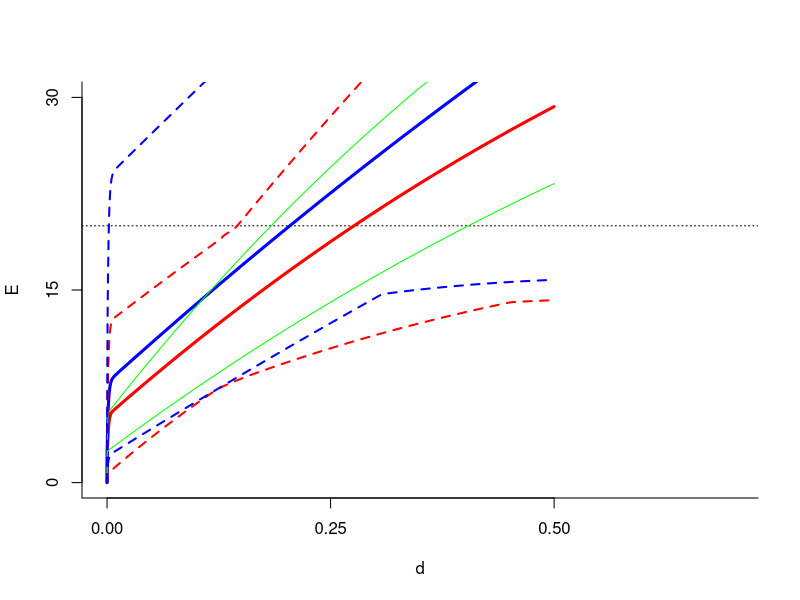

The R source for this figure: (Note: this script raises an error after producing the figure.)
##This is free, open-source software under GNU GPLv3. It comes with no warranty. Concerns radiogenic mouse HG gland tumorigenesis. Uses individual 
##dose-response relations (IDER) & parameters in Chang et  al. "Harderian Gland Tumorigenesis: Low-Dose and LET Response" Radiat Res 185 2016  
##User adjustable parameters are those starting near line 147 and also limits on x and y axes for some of the graphs
##Gives main calculations for Siranart, Blakely, Cheng, Handa, Sachs, manuscript submitted to Rad. Res.
#Written by Nopphon Siranart; tested and modified by Cheng, Handa,  and Sachs
library(ggplot2); library(deSolve)
rm(list=ls()) 
###FIXED PARAMETERS###  For individual ion dose-response relations
#next lines have Cucinotta et al. (2013) table 5.4 IDER parameters for ions. TE=targeted effects, NTE = non-TE formerly known as bystander. 
# parameter = list(TE = list(alph0=7.53, alph1=1.261, alph2=0.0037, beta = 0, beta_p = 6.3, lamd0=.25, lamd1=.0051, lamd2=.0034,
#                       e_alph0=3.96, e_alph1=0.213, e_alph2=0.00058, e_beta = 0, e_beta_p = 3.41, e_lamd0=.065, e_lamd1=.0029, e_lamd2=.0027), 
#                  NTE=list(alph0=10.02,alph1=0.679,alph2=0.0033,beta=0,beta_p=5.08,lamd0=.231,lamd1=.0033,lamd2=.005,k1=0.12,k2=0.0053,
#                       e_alph0=2.07,e_alph1=0.187,e_alph2=0.0006,e_beta=0,e_beta_p=3,e_lamd0=.016,e_lamd1=.0042,e_lamd2=.0064,e_k1=0.06,e_k2=0.002))

#next lines: values in Chang et al. 2016. These override the parameters above. 
parameter = list(TE = list(alph0=7.65, alph1=1.25, alph2=0.0038, beta = 0, beta_p = 6.02, lamd0=.243, lamd1=.006, lamd2=.0043,
                           e_alph0=3.94, e_alph1=0.14, e_alph2=0.0004, e_beta = 0, e_beta_p =3.51, e_lamd0=.07, e_lamd1=.0036, e_lamd2=.0027),
                 NTE=list(alph0=10.05,alph1=0.90,alph2=0.0039,beta=0,beta_p=4.61,lamd0=.219,lamd1=.0047,lamd2=.0051,k1=0.048,k2=0.0028,#for NTE1
                          e_alph0=3.56,e_alph1=0.21,e_alph2=0.0009,e_beta=0,e_beta_p=3.33,e_lamd0=.078,e_lamd1=.0059,e_lamd2=.0059,e_k1=0.023,e_k2=0.0019))

alph=function(L, param) {with(param,alph0+alph1*L*exp(-alph2*L))} #slope near zero of the IDER; depends on linear energy transfer LET_inf=L (keV/micron)
lamd=function(L, param) {with(param,lamd0+lamd1*L*exp(-lamd2*L))}
#lamd is controversially interpreted as giving a cell killing modulation of LQ IDER. It leads to IDER which have maxima at doses > 1 Gy.
kappa=function(L,param){with(param, (k1*L)*exp(-k2*L))}#kappa interpreted as NTE, important near d=0; approximated as initial value.

###R FUNCTIONS### Used later (near line 180) after "USER_DEFINED PARAMETERS" have been set 
#Next R function can calculate an IDER "targeted part" TE (Cucinotta et al. 2013); uses proton=0 for ion charge Z>2; proton=1 for H, He ions
T_single = function(dose, L, Eff, proton, param = parameter[[Eff]]){ #if Eff=1=TE=targeted effect model; Eff=2=NTE=non-targeted effect.
  beta = param$beta #initialize to be beta=0 with Z>2, i.e near d=0 TE effect is linear no threshhold (LNT) for Z>2.
  if(proton == 1){ beta= param$beta_p} #ions with Z<3 are approximated as LQ (linear quadratic) near d=0.
  P_E = (alph(L,param)*dose + beta*(dose^2))*exp(-lamd(L,param)*dose) #LQ or LNT modulated by exponentially decreasing factor.
  return(P_E)
}

E_single = function(dose, L, Eff, proton, param = parameter[[Eff]]){#if Eff=1, E_single=T; #if Eff=2, E_single=T+NT, where NT=kappa*exp(-lamd*dose).  
  P_E = T_single(dose,L,Eff,proton, param)
  if (Eff==2){#phi is adjustable parameter for mGy range NTE1; adjust near line 170
    P_E = P_E +(1-exp(-150*phi*dose/L))*kappa(L,param)*exp(-lamd(L,param)*dose)#NOTE 2#P_E here is sum of targeted and non-targeted effects
  }
  return(P_E)
}## 

#Each E_single has a maximum, often around dose=1 or 2 Gy. Next is a function that can find the maxima and the doses where they occur.
bound_Ed = function(L,Eff,proton, param){##
  E = c(); D = c(); ##
  for(ll in 1:length(L)){#when this function is used, L can be a vector of the LETs of the individual components of a mixed-ion beam
    p = proton[ll]; l = L[ll]; 
    b = param[[ll]]$beta; a = alph(l,param[[ll]]); ld = lamd(l,param[[ll]])
    if(p == 1){ b= param[[ll]]$beta_p}
    f = function(x) E_single(x,l,Eff,p,param[[ll]])
    d = optimize(f, c(0, 10), maximum= TRUE,tol=1e-10)[[1]]
    D = c(D,d)
    E = c(E,solve_d(d,l,Eff,p,0, param[[ll]]))
  }
  upper_E = min(E)#smallest of the maxima in a mixed beam
  return(list(upper_E,D))
}

#R function whose zero uniroot can use to get dose from L,Eff,proton, and E_single by treating, as in RBE calculations, 
#E=E_single as independent and d as dependent variable instead of vice versa .
solve_d=function(dose,L,Eff,proton,E, param = parameter[[Eff]]) {
  eq = E_single(dose,L,Eff,proton,param)-E
  return(eq)
}

gamma_param = function(Eff){  #When calculating 95% CI for mixture, IDER parameters are taken to have gamma distributions (thus staying>0)
  param = parameter[[Eff]]    #The gamma distributions have mean M, variance V, shape M^2/V, rate (i.e. 1/scale)=M/V 
  param_error=with(param,list(alph0=rgamma(1,(alph0/e_alph0)^2,alph0/(e_alph0)^2),alph1=rgamma(1,(alph1/e_alph1)^2,alph1/(e_alph1)^2),
   alph2=rgamma(1,(alph2/e_alph2)^2,alph2/(e_alph2)^2),beta=0,beta_p=rgamma(1,(beta_p/e_beta_p)^2,beta_p/(e_beta_p)^2),
   lamd0=rgamma(1,(lamd0/e_lamd0)^2,lamd0/(e_lamd0)^2),lamd1=rgamma(1,(lamd1/e_lamd1)^2,lamd1/(e_lamd1)^2),
   lamd2=rgamma(1,(lamd2/e_lamd2)^2,lamd2/(e_lamd2)^2)))
  if(Eff ==2){
    param_error1 = with(param,list(k1 = rgamma(1,(k1/e_k1)^2,k1/(e_k1)^2), k2 = rgamma(1,(k2/e_k2)^2,k2/(e_k2)^2)))
    param_error = c(param_error,param_error1)
  }
  return(param_error)
}

#R function that can generate N sets of parameters for Monte Carlo estimates of 95% Confidence Intervals (CI)
gen_param = function(Eff,N, random){
  param = list()
  p = gamma_param(Eff)
  for(ii in 1:N){
    param[[ii]] = p #random parameters
    if (random ==0) param[[ii]] = parameter[[Eff]]
  }
  return(param)
}

#R function for d = D_j(E), where D_j will be the compositional inverse function to the IDER for the jth ion in a mixture (corresponding to jth component of L). 
dose_E=function(E, L, Eff,proton, param){#sometimes used with E a vector of effects, not just a single effect, output a vector of doses
  result0 = bound_Ed(L,Eff,proton, param); upper_E = result0[[1]]; d_max = result0[[2]] #restrict to doses & effects such that all IDER monotonic increasing
  output=c()
  e =min(E, upper_E)
  dose = (uniroot(solve_d,c(0,.001), upper=d_max, extendInt="upX",tol = 1e-6, L = L, 
                    Eff = Eff, proton=proton, E = e, param = param[[1]]))$root
  output= c(output,dose)
  return(output)
}

#Next is R function that can get simple effect additivity default prediction E_A=S(d)
E_A <- function(doses, L, Eff, proton, param = parameter[[Eff]]){
  output = rep(0,cols) #cols is the maximum dose in cGy considered
  for(l in 1:nL){
    output = output + E_single(r[l]*doses,L[l],Eff,proton[l],param[[l]])#NOTE 4
  }
  return(output)
}


#R function to get first derivative of a function f evaluated at E, using effect rather than dose as independent variable
first_deriv = function(f,E){
  delta = 1e-7
  output = (f(E) - f(E-delta))/delta
  return(output)
}

sum_rE = function(E, param){#can be used to calculate mixture slope for integrating E_I=I(d); add IDER slopes for given mixture effect E=E_I vector
  output = c()
  for(j in 1:length(E)){
    cumrE = 0
    for(i in 1:nL){
      f = function(x) E_single(x,L[i],Eff,proton[i],param[[i]])
      temp = list(); temp[[1]] = param[[i]]   #explain why param[[i]], not [[Eff]]
      d = dose_E(E[j],L[i],Eff,proton[i],param=temp)
      cumrE = cumrE + r[i]*first_deriv(f,d)
    }
    output = c(output,cumrE)
  }
  return(output)
}

solve_ode <- function(t, state, parameters) {#R function used when integrating the ordinary differential eq. for E_I=I(d)
  with(as.list(c(state, parameters)), {
    dE <- sum_rE(E, parameters)
    #print(dE)
    list(c(dE))
  })
}

E_I <- function(state,doses,L, Eff, proton, param){#R function used to actually integrate
  output = ode(y = state, times = doses, func = solve_ode, parms = param)
  result = output[,2]
   return(result)
}

#####EXAMPLES OF USER-DEFINED PARAMETERS FOR MIXTURE CALCULATIONS#####
#r=mixture proportions (must sum to 1); L=LETs; proton=1 for H, He, and proton =0 for heavier ions (0 means LQ beta is 0). 
#end=largest dose in Gy; N=# of Monte-Carlo simulations. Examples follow
#r=c(.5,.5);L=c(76,175);proton=c(0,0);Eff=2;N=50;end=.5 #2 HZE ions. Use bigger N  (e.g. N=10000) for more accurate CI
#r=c(.70,.30);L=c(170,190);proton=c(0,0);Eff=2;N=50;end=.5
#r=c(.4,.4,.2); L=c(100,200,300); proton = c(0,0,0); Eff=2; N = 50;end=.5
#Next is a mixture of 10 different heavy ions.
#r=c(.02*c(9,8,7,6,5,5,4,3,2,1)); L=c(25*(1:10)); proton =rep(0,10); Eff=1; N = 50;end=.5 #use N >= 50 to get 95% CI
#r=c(.7,.006*c(9,8,7,6,5,5,4,3,2,1)); L=c(.4,25*(1:10)); proton =c(1,rep(0,10)); Eff=2; N = 50; end=1
#r=c(.7,rep(.003*c(9,8,7,6,5,5,4,3,2,1),2)); L=c(.4,50*(1:5),40*(1:5),30*(1:5),20*(1:5)); proton =c(1,rep(0,20)); Eff=2; N = 500; end=1
#r=1;L=.4; proton=1; Eff=2; N=50;end=.6 #a "mixture" with just one component; 
#r=c(.4,.4,.2); L=c(50,50,200); proton = c(0,0,0); Eff=2; N = 100; end=1 #test obedience to sham mixture principle
#r=c(.8,.2); L=c(50,200); proton = c(0,0); Eff=2; N = 2000; end=1#should be the same as the previous line
#r=c(.8,.12,.08); L=c(.4,76,174); proton = c(1,0,0); Eff=2; N = 50;end=1#
#r=c(.76,.18,.06); L=c(.4,60,190); proton = c(1,0,0); Eff=1; N = 50;end=1#
#r=c((1/50)*c(13,11,9,7,5,3,2)); L=c(60,80,35*(3:7)); proton=rep(0,7);Eff=2;N=50; end=1# 7 HZE for supplement
r=c(.70,.30);L=c(60,190);proton=c(0,0);Eff=2;N=50;end=.5# Next are examples for the MS (Table 4).#N=50 instead of N>=1000 for speed.
#r=c(.6,.4); L=c(.4,76); proton=c(1,0);Eff=2; N=1000; end=1# panels B & B*
#r=.01*c(50,20,rep(5,6));L=c(.4,1.4,25,21,76,107,174,464);proton=c(1,1,rep(0,6)); Eff=1; N=1000; end=1 #panels D&D*8-ion expt.
#r=.01*c(28,20,20,12,12,4,4); L=c(60,80,35*(3:7)); proton=rep(0,7);Eff=1;N=1000;end=.5 #F and F*
#r=c(.5,.5); L=c(76,174); proton = c(0,0); Eff=2; N =2000; end=.4 #E and E* 
#r=c(.9,.1);L=c(.4,174);proton=c(1,0);Eff=2;N=1000; end=1# panels A and A*
#r=c(.60,.40);L=c(.4,174);proton=c(1,0);Eff=2;N=1000;end=.7#panels C and C* 
#r=c(.6,.2,.2);L=c(.4,76,174);proton=c(1,0,0);Eff=2;N=1000;end=1
by = 0.005#to increase smoothness decrease "by"
monte =T#TRUE/FALSE. If FALSE no mixture 95% CI is calculated and the script runs much faster.
phi=3e3# adjusts how steeply non-targeted effect climbs from 0 to kappa in the mGy range.
#####END OF MAIN USER DEFINED PARAMETERS######

nL = length(L) # The number of ions used
doses <- seq(0, end, by = by);cols = end/by+1 #end=largest dose;cols=total number of dose points if Eff=1
if(Eff==2){#look closely at mGy region
  doses=c(3e-4*(0:100),seq(.031,end,length.out=100));cols=length(doses)
}
# ############E_A with central values of the parameters##############
E_A_mean = E_A(doses, L ,Eff,proton, gen_param(Eff,nL,0))
############E_I with central values of the parameters###############
state <- c(E = 0);
E_I_mean = E_I(state,doses, L, Eff, proton,gen_param(Eff,nL,0))

# ##########95% confidence intervals;  Most CPU intensive part of the calculation
if(monte){
  E_A_mat = matrix(0, N, cols); ##now do Monte Carlo for error structure
  for(i in 1:N){
    E_A_mat[i,] = E_A(doses, L, Eff,proton, gen_param(Eff,nL,1))
  }
  E_A_sort = apply(E_A_mat,2,sort,decreasing=F); 
  E_A_low = E_A_sort[floor(N*0.025),]; E_A_high = E_A_sort[ceiling(N*0.975),]; 
 
  E_I_mat = matrix(0, N, cols);
  for(i in 1:N){
    print(i)
    param = gen_param(Eff,nL,1)
    E_I_mat[i,] = E_I(state,doses,L,Eff,proton, param)
  }
  E_I_sort = apply(E_I_mat,2,sort,decreasing=F); 
  E_I_low = E_I_sort[floor(N*0.025),]; E_I_high = E_I_sort[ceiling(N*0.975),]; 
}
####################GRAPHS####################Comment out unneeded ones
##IDER Plot. Allows adjustment of upper dose limit to less than "end" under user adjsted parameters and of y limit.
# xstart = 0; xend = end; ystart= 0; yend =40#
# plot(c(xstart,xend),c(ystart,yend),type='n',bty="l", ylab = 'E', xlab = 'd')#,xaxp=c(0,end,2))
# lines(c(0,xend),c(yend,yend))     
# for(l in 1:length(L)){
#   lines(doses,E_single(doses,L[l],Eff,proton[l]),type="l", col = colors()[20*l+2],xaxp=c(0,end,4)) #automatic choice of colors 
# }
# 
# #####plot E_I, and E_A together in one graph for the central parameters. Add IDER and/or 95%CI if desired.
xstart = 0; xend =.7; ystart= 0; yend =30
plot(c(xstart,xend),c(ystart,yend),type='n',bty="l", ylab = 'E', xlab = 'd', xaxp=c(0,end,2), yaxp=c(0,yend,2))##,xaxs='i',yaxs='i'
abline(h=20,lwd=1,lty=3)
#abline(v=c(.50),col='green', lwd=1.5)
lines(doses,E_I_mean,col='red', lwd=3)
lines(doses,E_A_mean,col='blue', lwd=3)
for(l in 1:length(L)){
  lines(doses,E_single(doses,L[l],Eff,proton[l]),type="l",col="green") 
}
if(monte){
  lines(doses,E_I_low,col='red', lwd=2,lty=2)
  lines(doses,E_I_high,col='red', lwd=2,lty=2)
  lines(doses,E_A_low,col='blue', lwd=2,lty=2)
  lines(doses,E_A_high,col='blue', lwd=2,lty=2)
}
# # ######Elegant ribbon plots######
# ## plot E_I and E_A together in one graph with error bars, allowing the user to adjust the upper dose limit (<2 Gy; if no protons <1)
df= data.frame(md = doses, EI=E_I_mean, EA=E_A_mean)##dev.off()
if(monte){
  p = ggplot(df,aes(md)) + geom_line(aes(y = EI),color ='red') + geom_ribbon(aes(ymin=E_I_low, ymax=E_I_high), alpha=0.2,fill='red')+
  geom_line(aes(y = EA),color ='blue') + geom_ribbon(aes(ymin=E_A_low, ymax=E_A_high), alpha=0.2,fill='blue')+ggtitle("95% CI")
  ggsave("fig8B.eps", device=cairo_ps)
}

###Some numerical values sometimes used### 
# print(c("S(dmax) =", E_A_mean[cols]))# S(end)
# print(c("I(dmax)=", E_I_mean[cols]))# I(end)
# rho<-(E_A_mean-E_I_mean)/(E_I_mean+.00001)# relative difference
# AA=which.max(abs(rho))#index at which |rho| is a maximum
# print(c("maxDELTA=",rho[AA]))
# print(c("at", 50*(doses[AA]+doses[AA-1])), "cGy")
# #plot(doses,rho,type='l')
# I20=min(which(E_I_mean>20))
# d20=50*(doses[I20]+doses[I20-1])
# print(c("d20=",d20, "cGy"))
# a50=min(which(doses>.50))
# print(c("S(50)=", .5*(E_A_mean[a50]+E_A_mean[a50-1])))
# print(c("I(50)=", .5*(E_I_mean[a50]+E_I_mean[a50-1])))
# I30=min(which(E_I_mean>30))
# d30=50*(doses[I30]+doses[I30-1])
# print(c("d30=",d30))

###plot kappa###
# k1=parameter[[2]]$k1
# k2=parameter[[2]]$k2
# L=5*(1:200)
# kkappa=(k1*L)*exp(-k2*L)
# plot(L,kkappa)
